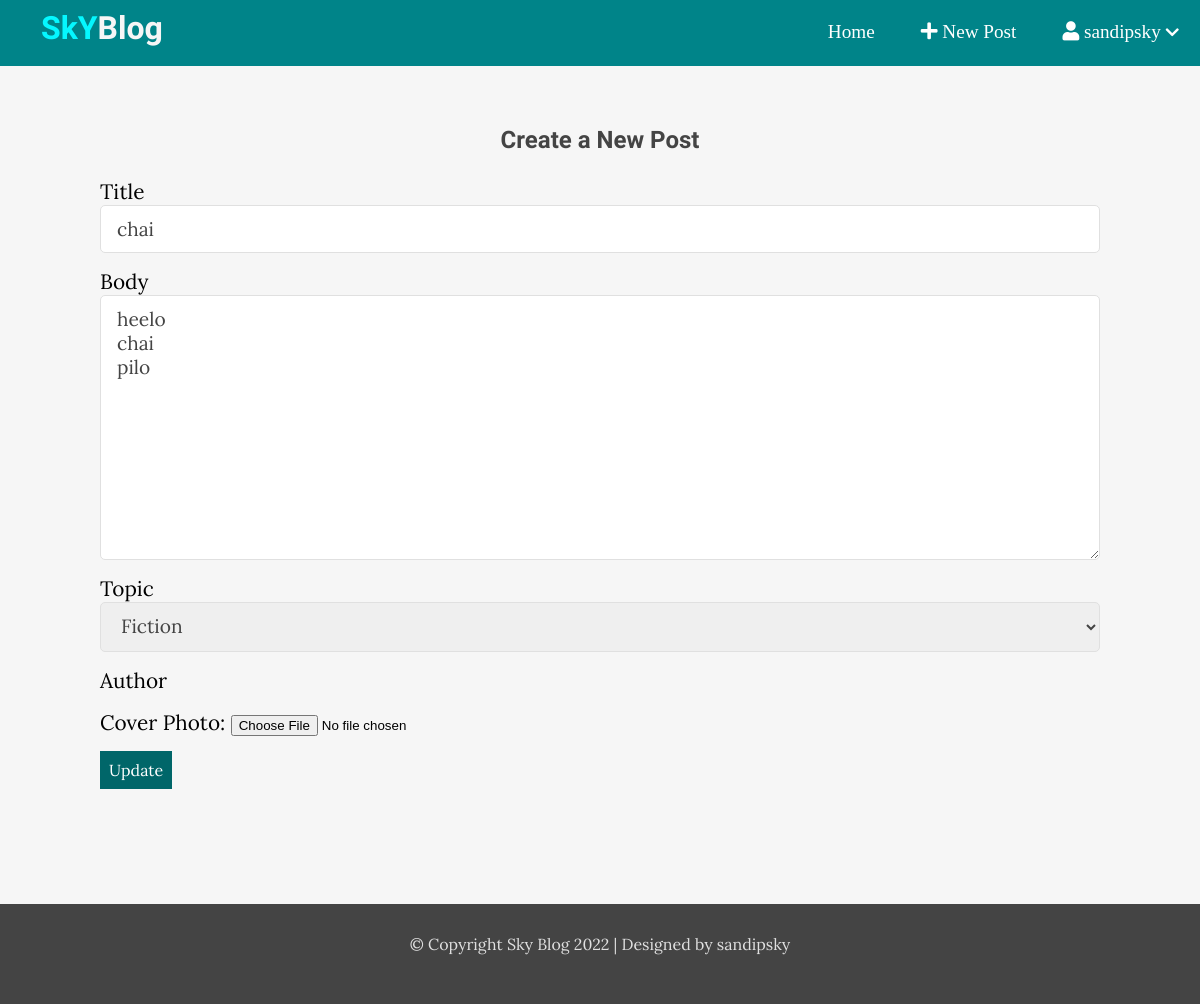
Page /edit/10 (signed in) on the committed database.
### blog/models.py (models this page shows, shortened)
class Post(models.Model):
    title = models.CharField(max_length=200, blank=True, null=True)
    desc = models.TextField(blank=True, null=True)
    date_created = models.DateField(auto_now_add=True, blank=True, null=True)
    author = models.ForeignKey(User, on_delete=models.CASCADE, blank=True, null=True)
    category = models.ForeignKey(PostCategory, on_delete=models.CASCADE, blank=True, null=True)
    cover = models.ImageField(upload_to='images', blank=True, null=True)

### blog/views.py (the view)
# urls.py: path('edit/<int:pk>', postUpdate, name='update'),
@login_required(login_url='login')
def postUpdate(request, pk):
    post = Post.objects.get(id=pk)
    form = PostForm(instance=post)
    if request.method == 'POST':
        form = PostForm(request.POST, request.FILES, instance=post)
        if form.is_valid():
            form.save()
        return redirect('/')
    context = {'form':form}
    return render(request, 'edit.html', context)

### blog/forms.py
class PostForm(ModelForm):
    class Meta:
        model = Post
        fields = ['title', 'desc', 'category', 'cover']
        widgets={
            'title' : forms.TextInput(attrs={'class':'text-input', 'placeholder':'Enter task here'}),
            'desc' : forms.Textarea(attrs={'class':'text-input'}),
            'category' : forms.Select(attrs={'class':'text-input'}),
        }

### blog/models.py (called while the page is built)
    def __str__(self):
        return self.title

### blog/templates/edit.html (shortened to what this page needs)
{% extends 'base.html' %}
{% block content %}
 <div class="crud-wrapper">
    <div class="crud-content">
        <h2 class="page-title">Create a New Post</h2>
        <form action="" method="post" enctype="multipart/form-data">
            <div>
                <label for="title">Title</label>
                {{form.title}}
            </div>
            <div>
                <label for="body">Body</label>
                {{form.desc}}
            </div>
            <div>
                <label for="topic">Topic</label>
                {{form.category}}
            </div>
            <div>
                <label for="author">Author</label>
            </div>
            <div>
                <label for="topic">Cover Photo: </label>
                {{form.cover}}
            </div>
            <div>
                <input type="submit" class="btn btn-big" value="Update">
            </div>
        </form>
    </div>
</div>
{% endblock %}

### blog/templates/base.html (shortened to what this page needs)
{% load static %}
<!DOCTYPE html>
<html lang="en">
<head>
    <link rel="stylesheet" href="https://use.fontawesome.com/releases/v5.15.4/css/all.css"/>
    <link rel="stylesheet" href="{% static '/css/style.css' %}">
    <link rel="stylesheet" href="{% static '/css/crud.css' %}">
</head>
<body>
    <header>
        <div class="logo">
            <h1 class="logo-text"><span>SkY</span>Blog</h1>
        </div>
        <ul class="nav" id="menu1">
            <li><a href="{% url 'index' %}">Home</a></li>
            {% if request.user.is_authenticated %}
            <li><a href="{% url 'create' %}"><i class="fa fa-plus"></i> New Post</a></li>
            <li>
                <a href="#" id="btn2">
                    <i class="fa fa-user"></i>
                    {{ request.user.username }}
                    <i class="fa fa-chevron-down" style="font-size: .8em;"></i>
                </a>
            </li>
            {% else %}
            <li><a href="{% url 'register' %}">SignUp</a></li>
            <li><a href="{% url 'login' %}">Login</a></li>
            {% endif %}
        </ul>
    </header>
    {% block content %}
    {% endblock %}
    <footer>
        <p>&copy; Copyright Sky Blog 2022 | Designed by sandipsky</p>
    </footer>
</body>
</html>

### static/css/style.css (style rules this page uses)
* { box-sizing: border-box; }
body { margin: 0; padding: 0; background: #f6f6f6; font-family: 'Lora'; position: relative; display: flex; flex-direction: column; min-height: 100vh; }
h1, h2, h3, h4, h5, h6 { font-family: 'Candal'; color: #444; }
a { text-decoration: none; }
header { background-color: #008489; height: 66px; color: white; }
header .logo { float: left; margin-left: 2em; }
header .logo-text { font-family: 'Candal'; margin: 9px; color: #f6f6f6; }
header .logo-text span { color: #05f7ff; }
header ul { float: right; list-style: none; margin: 0px; padding: 0px; font-family: 'Lara'; z-index: 999999999; }
header ul li { display: inline-block; position: relative; }
header ul li a { display: block; color: white; text-decoration: none; padding: 21px; font-size: 1.2em; }
.btn { padding: .5rem; background: #006669; color: white; border: 1px solid transparent; }
.text-input { padding: .7rem 1rem; display: block; width: 100%; border-radius: 5px; outline: none; color: #444; line-height: 1.5rem; border: 1px solid #e0e0e0; font-size: 1.2em; font-family: 'Lora'; }
footer { color: #e0e0e0; background-color: #444; height: 100px; text-align: center; align-self: flex-end; width: 100%; margin-top: auto; }
footer p { margin-top: 30px; }
.btn-big { font-size: 1em; font-family: 'Lora'; }

### static/css/crud.css (style rules this page uses)
.crud-wrapper { display: flex; }
.crud-content { flex: 8; height: fit-content; padding: 40px 100px 100px; }
.crud-content .page-title { text-align: center; margin-bottom: 1.5rem; }
form div { margin-bottom: 15px; }
form label { font-size: 1.3em; }

### rows in the picture
Post: title "chai", desc "heelo chai pilo", category "Fiction"

### other values in the picture
{{ request.user.username }} "sandipsky"
